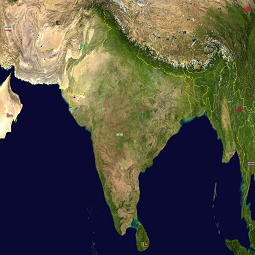
%> input picture im4.bmp, 255 x 255 px
$ octave Fcm_comments.m   (GNU Octave 9; MATLAB toolbox functions it lacks are replaced by stand-ins)
%> lines starting %> are read from the running program, lines starting %| are printed output that depends on the picture
clc;
I=imread('im4.bmp');
%> I is the input picture: size 255x255x3 uint8; mean R, G, B 80.4, 77.7, 66.5
if( size(I,3)>1 )
    I=rgb2gray(I);
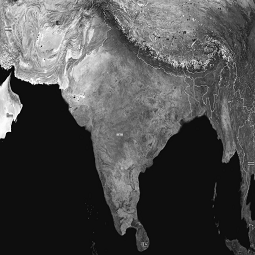
%> I: size 255x255 uint8; min 2, max 255, mean 77.2
end
figure,imshow(I);
I=cast(I,'double');
%> I: size 255x255 double
%I=[10 16 66 72 84;32 40 69 81 73;25 31 27 42 76;72 81 32 44 22;64 79 84 19 27];
[m,n]=size(I);
%> m = 255; n = 255
cls=3;
md=2;
u1=rand(m,n,cls);
u2_old=sum(u1,3);
u2=u2_old;
for i=2:cls
    u2=cat(3,u2,u2_old);
end
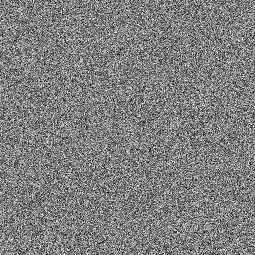
%> u2: size 255x255x3 double; min 0.0271, max 2.96, mean 1.5; drawn with min black and max white
u_new=u1./u2; %initial membership matrix
cen=[];
obj_new=0.0;
obj_fun1=[];
obj_fun2=[];
iter=[];
%> (the run ends here)
